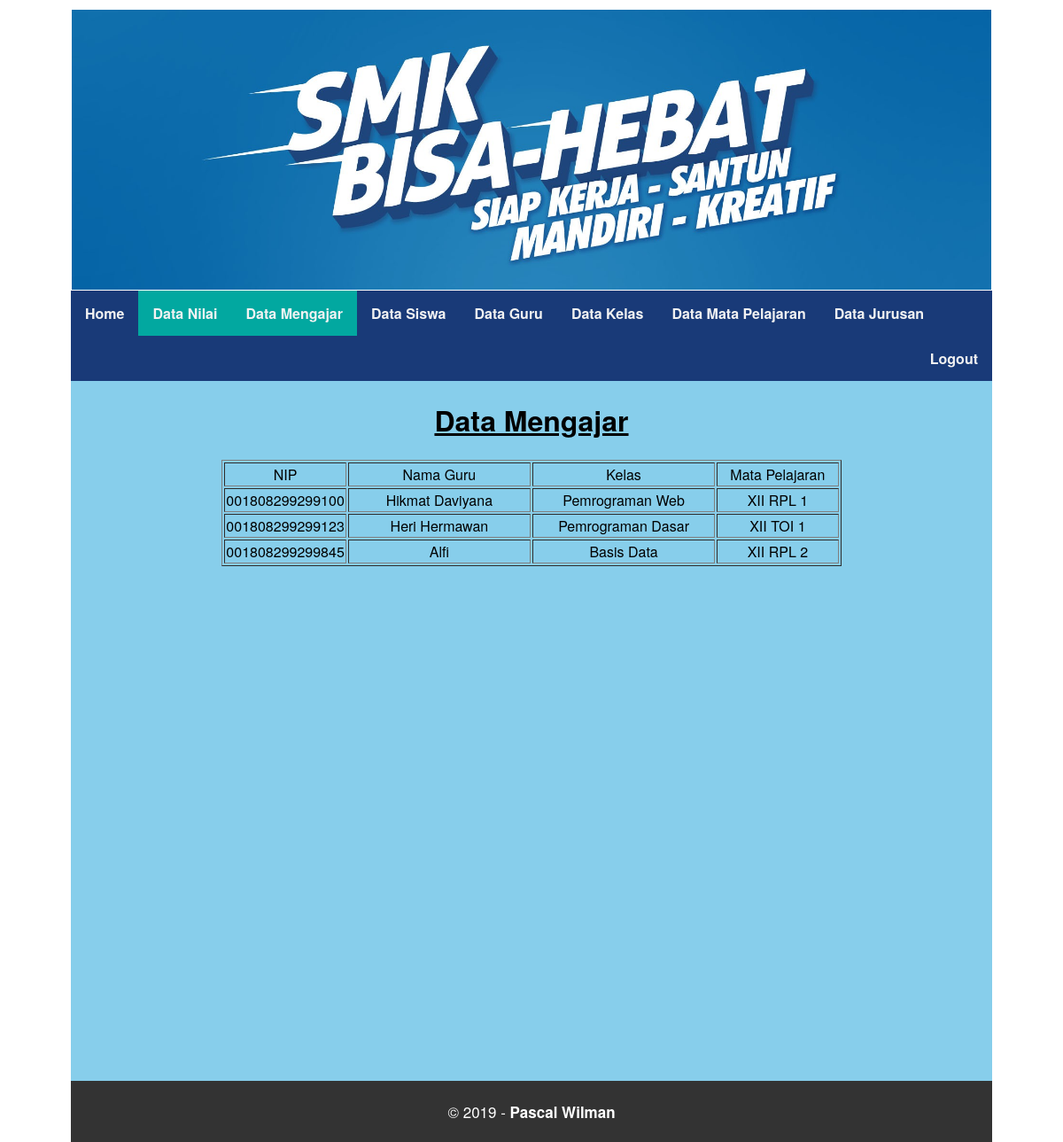
The page /guru/data_mengajar.php (signed in) on the database its author committed.
### tables this page shows
CREATE TABLE `mengajar` (
  `id_mengajar` int(3) NOT NULL,
  `nip` varchar(18) NOT NULL,
  `id_mapel` int(3) NOT NULL,
  `id_kelas` int(3) NOT NULL
);

CREATE TABLE `guru` (
  `nip` varchar(18) NOT NULL,
  `nama_guru` varchar(100) NOT NULL,
  `jk` enum('L','P') NOT NULL,
  `alamat` text NOT NULL,
  `password` varchar(100) NOT NULL
);

CREATE TABLE `mapel` (
  `id_mapel` int(3) NOT NULL,
  `nama_mapel` varchar(100) NOT NULL
);

CREATE TABLE `kelas` (
  `id_kelas` int(3) NOT NULL,
  `nama_kelas` varchar(100) NOT NULL,
  `id_jurusan` int(3) NOT NULL
);

### guru/data_mengajar.php (the view, shortened to what this page needs)
<html>
<head>
	 <link rel="stylesheet" href="css/style.css">
</head>
<body>
<div class="header">
	<img src="../gambar/header.jpg" width="100%" height="40%">
</div>
<div class="menu">
  <b>
	<a href="index.php">Home</a>
	<a href="data_nilai.php" class="active">Data Nilai</a>
	<a href="data_mengajar.php" class="active">Data Mengajar</a>
	<a href="data_siswa.php" >Data Siswa</a>
	<a href="data_guru.php">Data Guru</a>
	<a href="data_kelas.php">Data Kelas</a>
	<a href="data_mapel.php">Data Mata Pelajaran</a>
	<a href="data_jurusan.php">Data Jurusan</a>
	<a href="logout.php" style="float: right;">Logout</a>
</b>
</div>
<div class="kanan">
	<center>
	<h1><u>Data Mengajar</u></h1>
	<table border="1">
	<tr>
		<td align="center"  width="20%">NIP</td>
		<td align="center" width="30%">Nama Guru</td>
		<td align="center"  width="30%">Kelas</td>
		<td align="center">Mata Pelajaran</td>
	</tr>
	<?php
	include "../koneksi.php";
	$query = "SELECT a.id_mengajar,b.nama_guru,b.nip,d.nama_kelas,c.nama_mapel FROM mengajar a LEFT JOIN guru b on a.nip = b.nip LEFT JOIN  mapel c on a.id_mapel = c.id_mapel LEFT JOIN  kelas d on a.id_kelas = d.id_kelas";
	$sql = mysqli_query($con, $query);
	while ($data=mysqli_fetch_array($sql)) {
		$nama_guru = $data['nama_guru'];
		$nip = $data['nip'];
		$kelas = $data['nama_kelas'];
		$mapel = $data['nama_mapel'];
	?>
	<tr>
		<td align="center"><?php echo $nip; ?></td>
		<td align="center"><?php echo $nama_guru; ?></td>
		<td align="center"><?php echo $mapel; ?></td>
		<td align="center"><?php echo $kelas; ?></td>
	</tr>
	<?php
	}
	?>
	</table>
</center>
</div>
<div class="footer">
	<p>&copy; 2019 - <strong>Pascal Wilman</strong></p>
</div>
</body>
</html>

### guru/css/style.css (style rules this page uses)
body { font-family: Gotham, Helvetica Neue, Helvetica, Arial," sans-serif"; margin: auto; padding-left: 80px; padding-right: 80px; padding-top: 10px; }
.header { padding: 1px; }
.menu { overflow: hidden; background-color: #193a78; }
.menu a { float: left; display: block; color: #f2f2f2; text-align: center; padding: 14px 16px; text-decoration: none; }
.active { background-color: #02A8A0; }
.kanan { float: left; background-color: skyblue; width: 100%; height: 100%; background-size: cover; }
.footer { background-color: #333; float: left; width: 100%; color: white; text-align: center; font-family: Gotham, Helvetica Neue, Helvetica, Arial," sans-serif"; }
p { padding: 5px; font-family: Gotham, Helvetica Neue, Helvetica, Arial," sans-serif"; font-size: 17px; }

### rows shown on the page
mengajar: nip.nip "001808299299100", nip.nama_guru "Hikmat Daviyana", id_mapel.nama_mapel "Pemrograman Web", id_kelas.nama_kelas "XII RPL 1"
mengajar: nip.nip "001808299299123", nip.nama_guru "Heri Hermawan", id_mapel.nama_mapel "Pemrograman Dasar", id_kelas.nama_kelas "XII TOI 1"
mengajar: nip.nip "001808299299845", nip.nama_guru "Alfi", id_mapel.nama_mapel "Basis Data", id_kelas.nama_kelas "XII RPL 2"
